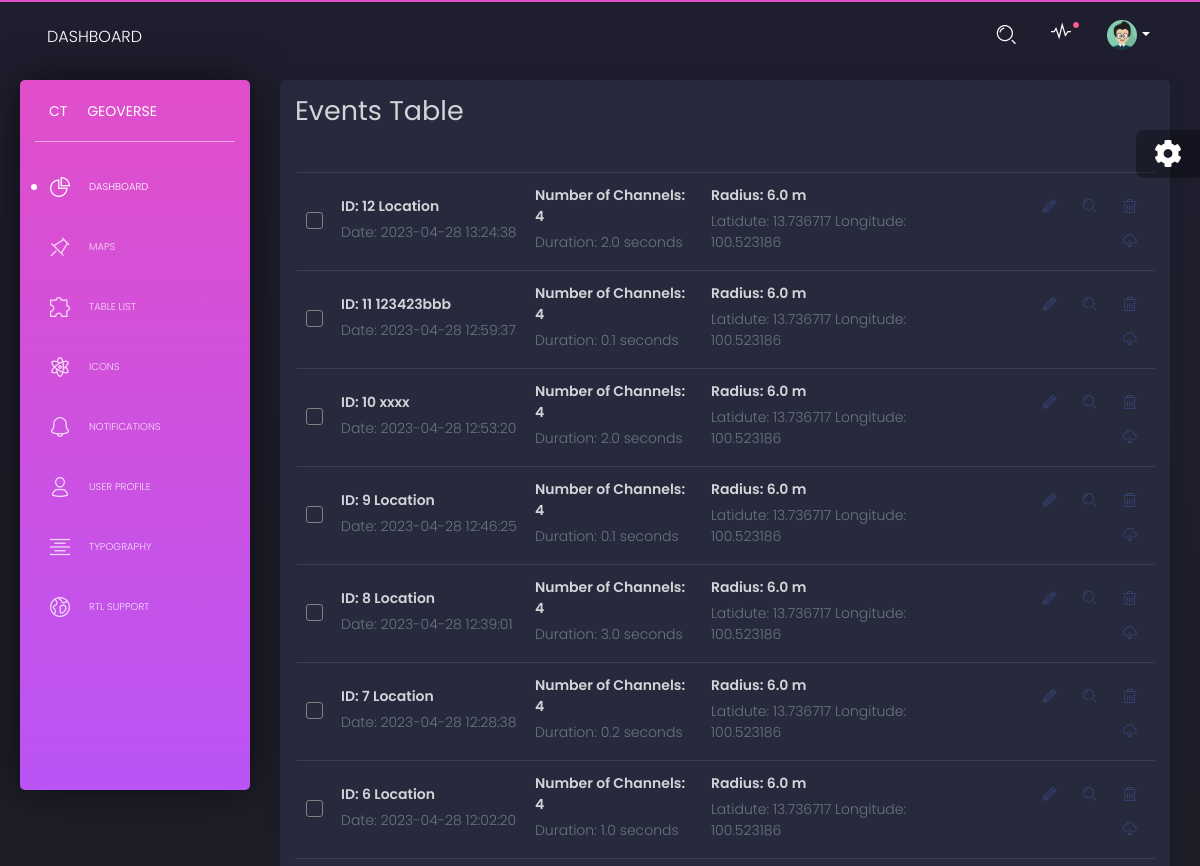
Before: /tables.html (upper part) with the older database file.
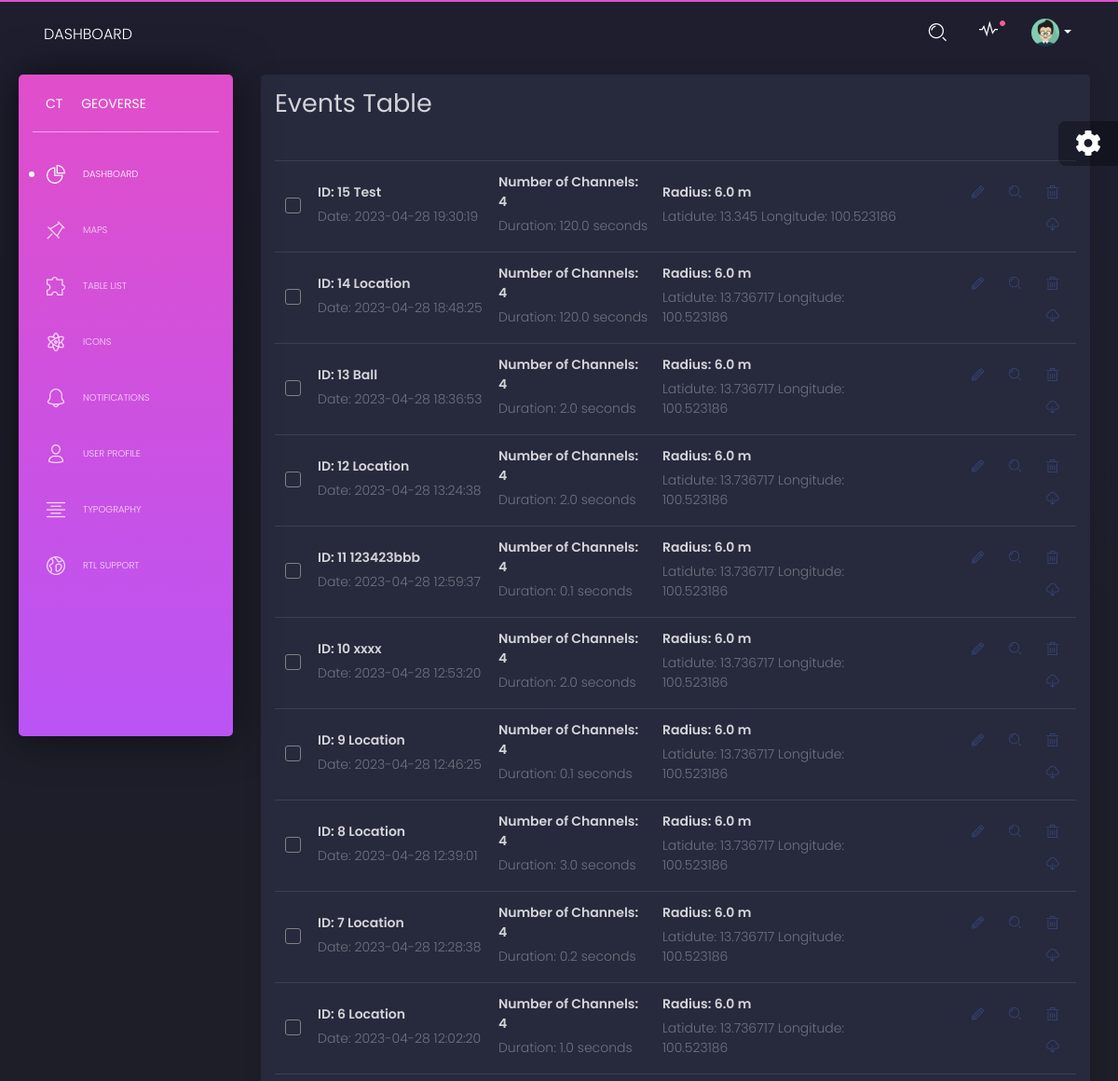
After: the same page with the newer database file.
### tables this page shows
CREATE TABLE adc_data (
                   id INTEGER PRIMARY KEY AUTOINCREMENT,
                   timestamp TEXT,
                   num_channels INTEGER,
                   duration REAL,
                   radius REAL,
                   latitude REAL,
                   longitude REAL,
                   location TEXT);

### main.py (the view)
@app.route('/tables.html')
def adc_data():
    conn = sqlite3.connect(DATABASE)
    cur = conn.cursor()
    cur.execute("SELECT * FROM adc_data ORDER BY timestamp DESC")
    data = cur.fetchall()
    conn.close()
    return render_template('tables.html', data=data)

### templates/tables.html (shortened to what this page needs)
{% extends 'base.html' %}
{% block content %}
      <div class="content">
        <div class="row">
            <div class="col-md-12">
                <div class="card ">
                    <div class="card-header">
                        <h2>Events Table</h2>
                    </div>
                    <div class="card-body ">
                        <div class="table-full-width table-responsive">
                            <table class="table">
                                <tbody>
                                    {% for row in data %}
                                    <tr>
                                        <td>
                                            <div class="form-check">
                                            </div>
                                        </td>
                                        <td>
                                            <p class="title">ID: {{ row[0] }}  {{ row[7] }}</p>
                                            <p class="text-muted">Date: {{ row[1] }}</p>
                                        </td>
                                        <td>
                                            <p class="title">Number of Channels: {{ row[2] }}</p>
                                            <p class="text-muted">Duration: {{ row[3] }} seconds</p>
                                        </td>
                                        <td>
                                            <p class="title">Radius: {{ row[4] }} m</p>
                                            <p class="text-muted">Latidute: {{ row[5] }} Longitude: {{ row[6] }}</p>
                                        </td>
                                        <td class="td-actions text-right">
                                            <button type="button" rel="tooltip" title="" class="btn btn-link edit-icon" data-id="{{ row[0] }}" data-original-title="Edit Task">
                                              <i class="tim-icons icon-pencil"></i>
                                          </button>
                                          <button type="button" rel="tooltip" title="" class="btn btn-link zoom-split" data-id="{{ row[0] }}" data-original-title="View Details">
                                              <i class="tim-icons icon-zoom-split"></i>
                                          </button>
                                          <button type="button" rel="tooltip" title="" class="btn btn-link delete-event" data-original-title="Delete" data-id="{{ row[0] }}">
                                            <i class="tim-icons icon-trash-simple"></i>
                                        </button>
                                        <button type="button" rel="tooltip" title="" class="btn btn-link download-event" data-original-title="Download" data-id="{{ row[0] }}" onclick="downloadWaveformData({{ row[0] }});">
                                            <i class="tim-icons icon-cloud-download-93"></i>
                                        </button>
                                      </td>
                                    </tr>
                                    {% endfor %}
                                </tbody>
                            </table>
                        </div>
                    </div>
                </div>
            </div>
        </div>
    </div>
    {% endblock %}

### templates/base.html (shortened to what this page needs)
<!DOCTYPE html>
<html lang="en">
<head>
  <link href="https://use.fontawesome.com/releases/v5.0.6/css/all.css" rel="stylesheet">
  <link href="../static/css/nucleo-icons.css" rel="stylesheet" />
  <link href="../static/css/black-dashboard.css?v=1.0.0" rel="stylesheet" />
  <link href="../static/demo/demo.css" rel="stylesheet" />
</head>
<body class="">
  <div class="wrapper">
    <div class="sidebar">
      <div class="sidebar-wrapper">
        <div class="logo">
          <a href="javascript:void(0)" class="simple-text logo-mini">
            CT
          </a>
          <a href="javascript:void(0)" class="simple-text logo-normal">
            Geoverse
          </a>
        </div>
        <ul class="nav">
          <li class="active ">
            <a href="./dashboard.html">
              <i class="tim-icons icon-chart-pie-36"></i>
              <p>Dashboard</p>
            </a>
          </li>
          <li>
            <a href="./map.html">
              <i class="tim-icons icon-pin"></i>
              <p>Maps</p>
            </a>
            <li>
              <a href="./tables.html">
                <i class="tim-icons icon-puzzle-10"></i>
                <p>Table List</p>
              </a>
            </li>
          </li>
          <li>
            <a href="./icons.html">
              <i class="tim-icons icon-atom"></i>
              <p>Icons</p>
            </a>
          </li>
          <li>
            <a href="./notifications.html">
              <i class="tim-icons icon-bell-55"></i>
              <p>Notifications</p>
            </a>
          </li>
          <li>
            <a href="./user.html">
              <i class="tim-icons icon-single-02"></i>
              <p>User Profile</p>
            </a>
          </li>
          <li>
            <a href="./typography.html">
              <i class="tim-icons icon-align-center"></i>
              <p>Typography</p>
            </a>
          </li>
          <li>
            <a href="./rtl.html">
              <i class="tim-icons icon-world"></i>
              <p>RTL Support</p>
            </a>
          </li>
        </ul>
      </div>
    </div>
    <div class="main-panel">
      <nav class="navbar navbar-expand-lg navbar-absolute navbar-transparent">
        <div class="container-fluid">
          <div class="navbar-wrapper">
            <a class="navbar-brand" href="javascript:void(0)">Dashboard</a>
          </div>
          <div class="collapse navbar-collapse" id="navigation">
            <ul class="navbar-nav ml-auto">
              <li class="search-bar input-group">
                <button class="btn btn-link" id="search-button" data-toggle="modal" data-target="#searchModal"><i class="tim-icons icon-zoom-split" ></i>
                </button>
              </li>
              <li class="dropdown nav-item">
                <a href="javascript:void(0)" class="dropdown-toggle nav-link" data-toggle="dropdown">
                  <div class="notification d-none d-lg-block d-xl-block"></div>
                  <i class="tim-icons icon-sound-wave"></i>
                </a>
              </li>
              <li class="dropdown nav-item">
                <a href="#" class="dropdown-toggle nav-link" data-toggle="dropdown">
                  <div class="photo">
                    <img src="../static/img/anime3.png" alt="Profile Photo">
                  </div>
                  <b class="caret d-none d-lg-block d-xl-block"></b>
                </a>
              </li>
            </ul>
          </div>
        </div>
      </nav>
{% block content %}{% endblock %}
</div>
</div>
<div class="fixed-plugin">
<div class="dropdown show-dropdown">
  <a href="#" data-toggle="dropdown">
    <i class="fa fa-cog fa-2x"> </i>
  </a>
</div>
</div>
</body>
</html>

Changed rows visible on the page:
added adc_data: id "15", location "Test", timestamp "2023-04-28 19:30:19", num_channels "4", duration "120.0", radius "6.0", latitude "13.345", longitude "100.523186"
added adc_data: id "14", location "Location", timestamp "2023-04-28 18:48:25", num_channels "4", duration "120.0", radius "6.0", latitude "13.736717", longitude "100.523186"
added adc_data: id "13", location "Ball", timestamp "2023-04-28 18:36:53", num_channels "4", duration "2.0", radius "6.0", latitude "13.736717", longitude "100.523186"
